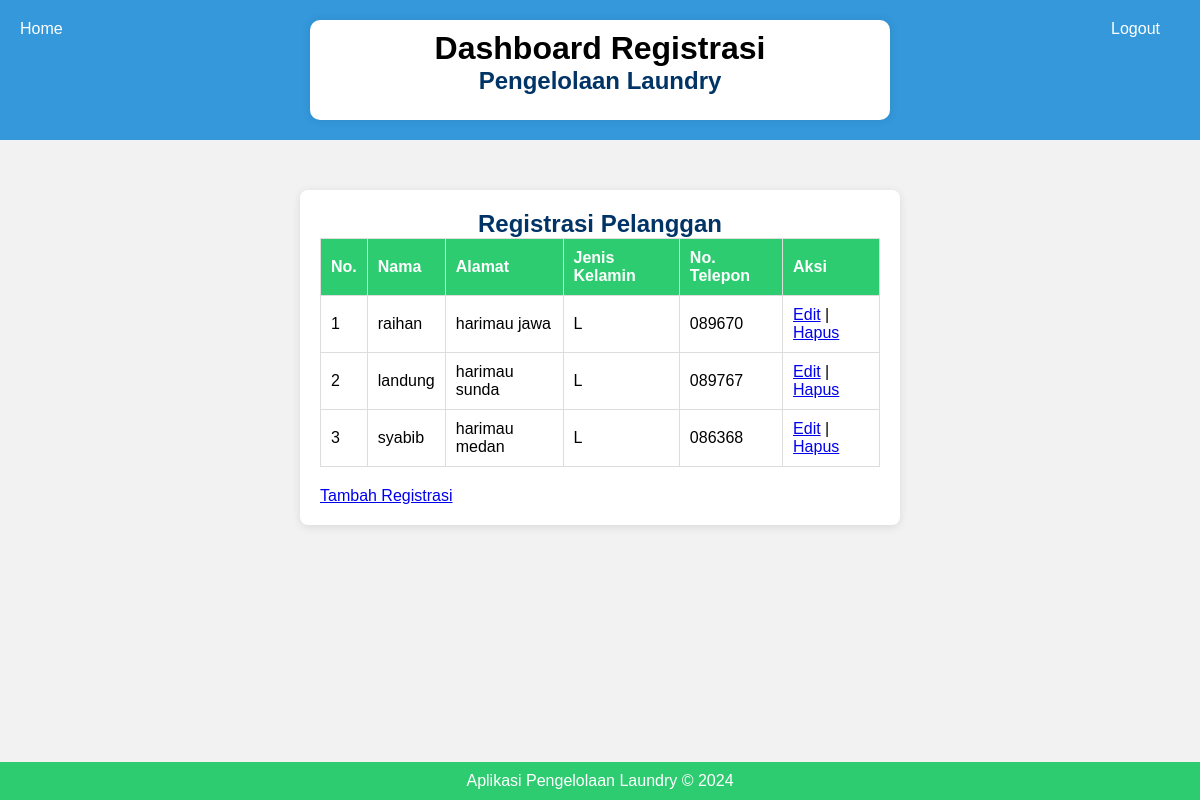
The page /registrasi.php (signed in) on the database its author committed.
### tables this page shows
CREATE TABLE `tb_member` (
  `id` int(11) NOT NULL,
  `nama` varchar(100) DEFAULT NULL,
  `alamat` text DEFAULT NULL,
  `jenis_kelamin` enum('L','P') DEFAULT NULL,
  `tlp` varchar(15) DEFAULT NULL
);

### registrasi.php (the view, shortened to what this page needs)
<!DOCTYPE html>
<html lang="id">
<head>
    <link rel="stylesheet" href="css/style.css">
    <link rel="stylesheet" href="css/registrasi.css">
</head>
<header>
    <div class="container">
        <div class="branding">
            <h1>Dashboard Registrasi</h1>
            <h2>Pengelolaan Laundry</h2>
        </div>
    </div>
    <ul class="logout">
        <li><a href="logout.php">Logout</a></li>
    </ul>
    <ul class="home">
        <?php if ($_SESSION['login'] == 'admin') { ?>
            <li><a href="admin_dashboard.php">Home</a></li>
        <?php } elseif ($_SESSION['login'] == 'kasir') { ?>
            <li><a href="kasir_dashboard.php">Home</a></li>
        <?php } ?>
    </ul>
</header>
<body>
    <div class="container">
        <h2>Registrasi Pelanggan</h2>
        <table class="registrasi-table">
            <thead>
                <tr>
                    <th>No.</th>
                    <th>Nama</th>
                    <th>Alamat</th>
                    <th>Jenis Kelamin</th>
                    <th>No. Telepon</th>
                    <th>Aksi</th>
                </tr>
            </thead>
            <tbody>
                <?php
                include 'koneksi.php';
                $query = "SELECT * FROM tb_member";
                $result = mysqli_query($koneksi, $query);
                $no = 1;
                while ($data = mysqli_fetch_assoc($result)) {
                    ?>
                    <tr>
                        <td><?php echo $no++; ?></td>
                        <td><?php echo $data['nama']; ?></td>
                        <td><?php echo $data['alamat']; ?></td>
                        <td><?php echo $data['jenis_kelamin']; ?></td>
                        <td><?php echo $data['tlp']; ?></td>
                        <td>
                            <a href="edit_registrasi.php?id=<?php echo $data['id']; ?>">Edit</a> |
                            <a href="hapus_registrasi.php?id=<?php echo $data['id']; ?>">Hapus</a>
                        </td>
                    </tr>
                    <?php
                }
                ?>
            </tbody>
        </table>
        <a href="tambah_registrasi.php">Tambah Registrasi</a>
    </div>
    <footer>
        <p>Aplikasi Pengelolaan Laundry &copy; 2024</p>
    </footer>
</body>
</html>

### css/style.css (style rules this page uses)
* { margin: 0; padding: 0; box-sizing: border-box; }
body { font-family: Arial, sans-serif; background-color: #f4f4f4; margin: 0; padding: 0; }
header { background-color: #3498db; color: #000000; padding: 20px; text-align: center; position: relative; }
header .container { max-width: 650px; margin: 0 auto; padding: 10px; background-color: #fff; border-radius: 10px 10px 10px 10px; box-shadow: 0 0 10px rgba(0, 0, 0, 0.1); height: 100px; }
header ul { list-style: none; margin: 0; padding: 0; position: absolute; top: 20px; }
header ul li { display: inline-block; margin-right: 20px; }
header ul li a { color: #fff; text-decoration: none; transition: color 0.3s ease; }
.logout { position: absolute; right: 20px; top: 20px; color: #fff; text-decoration: none; transition: color 0.3s ease; }
.home { position: absolute; left: 20px; bottom: 10px; color: #fff; text-decoration: none; transition: color 0.3s ease; }
.container { max-width: 1200px; margin: 40px auto; padding: 20px; background-color: #fff; border-radius: 10px; box-shadow: 0 0 10px rgba(0, 0, 0, 0.1); }
footer { background-color: #2ecc71; color: #fff; padding: 10px; text-align: center; clear: both; position: fixed; bottom: 0; width: 100%; }

### css/registrasi.css (style rules this page uses)
body { font-family: Arial, sans-serif; background-color: #f2f2f2; margin: 0; padding: 0; }
.container { width: 50%; margin: 50px auto; background-color: #ffffff; padding: 20px; border-radius: 8px; box-shadow: 0 2px 10px rgba(0, 0, 0, 0.1); }
h2 { text-align: center; color: #003366; }
.registrasi-table { width: 100%; border-collapse: collapse; margin-bottom: 20px; }
.registrasi-table th, .registrasi-table td { border: 1px solid #ddd; padding: 10px; text-align: left; }
.registrasi-table th { background-color: #2ecc71; color: #fff; }

### rows shown on the page
tb_member: nama "raihan", alamat "harimau jawa", jenis_kelamin "L", tlp "089670"
tb_member: nama "landung", alamat "harimau sunda", jenis_kelamin "L", tlp "089767"
tb_member: nama "syabib", alamat "harimau medan", jenis_kelamin "L", tlp "086368"
